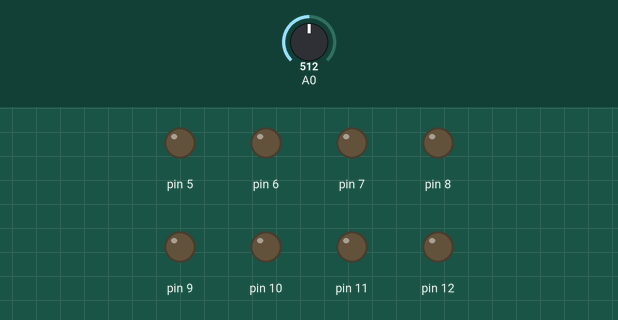
A sketch run on a simulated Arduino Uno, built with avr-gcc and run on an emulated ATmega328P. On the bench: output pins drawn as LEDs (lit = HIGH). Inputs (shaded band) come from the test bench; at power-on: A0 = 512. What the sketch prints to the serial monitor is not drawn.

Above: at 0.05 s.
At 1.0 s:
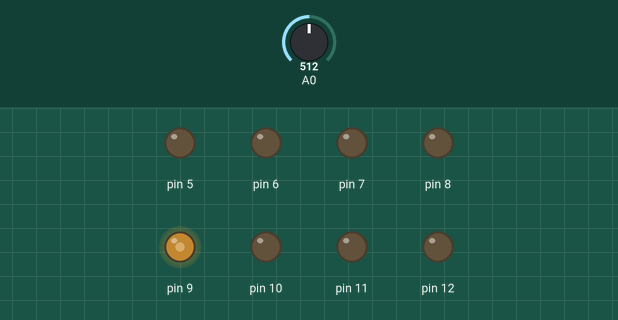
At 1.95 s:
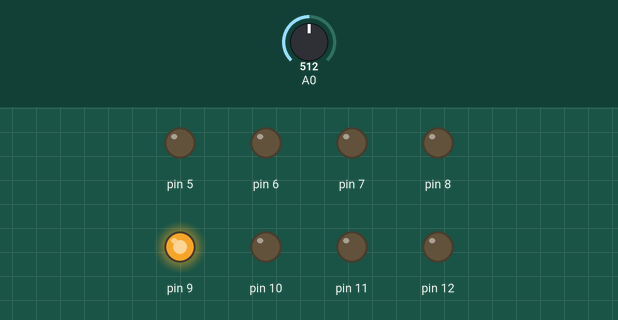
At 3.9 s:
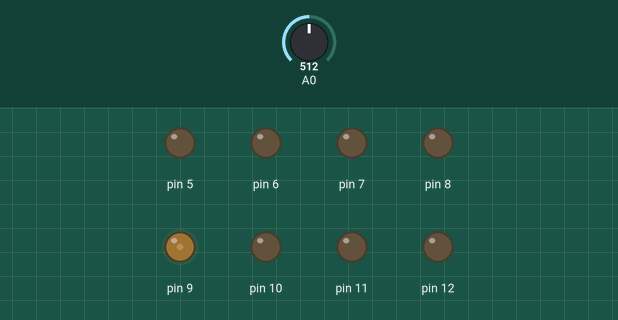
Timing chart, 0 to 5.6 s (numbered marks = the images above):
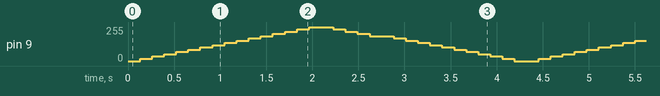

The sketch:

Programa1LED_sortides_analogiques.ino
```cpp
void setup () {
  pinMode(12, OUTPUT);
  pinMode(11, OUTPUT);
  pinMode(10, OUTPUT);
  pinMode(9, OUTPUT);
  pinMode(8, OUTPUT);
  pinMode(7, OUTPUT);
  pinMode(6, OUTPUT);
  pinMode(5, OUTPUT);
  pinMode(A0, INPUT);
  pinMode(2, INPUT);
  Serial.begin(9600);

 }


//*********************loop********************************************
void loop () {

 int val = analogRead(A0);
   int time = 50;
 time= map(val,0,1023,8,255);
 Serial.println (time);


  analogWrite(9, 0);
  delay (time);
    analogWrite(9, 17);
  delay (time);
      analogWrite(9, 34);
  delay (time);
      analogWrite(9, 51);
  delay (time);
      analogWrite(9, 68);
  delay (time);
      analogWrite(9, 85);
  delay (time);
      analogWrite(9, 102);
  delay (time);
      analogWrite(9, 119);
  delay (time);
      analogWrite(9, 136);
  delay (time);
      analogWrite(9, 153);
  delay (time);
      analogWrite(9, 170);
  delay (time);
      analogWrite(9, 187);
  delay (time);
      analogWrite(9, 204);
  delay (time);
      analogWrite(9, 221);
  delay (time);
      analogWrite(9, 238);
  delay (time);
      analogWrite(9, 255);
  delay (time);
 //tornada
  analogWrite(9, 255);
  delay (time);
       analogWrite(9, 238);
  delay (time);
      analogWrite(9, 221);
  delay (time);
      analogWrite(9, 204);
  delay (time);
      analogWrite(9, 187);
  delay (time);
      analogWrite(9, 187);
  delay (time);
      analogWrite(9, 170);
  delay (time);
      analogWrite(9, 153);
  delay (time);
      analogWrite(9, 136);
  delay (time);
      analogWrite(9, 119);
  delay (time);
      analogWrite(9, 102);
  delay (time);
      analogWrite(9, 85);
  delay (time);
      analogWrite(9, 68);
  delay (time);
      analogWrite(9, 51);
  delay (time);
      analogWrite(9, 34);
  delay (time);
    analogWrite(9, 17);
  delay (time);
      analogWrite(9, 0);
  delay (time);
}
```
